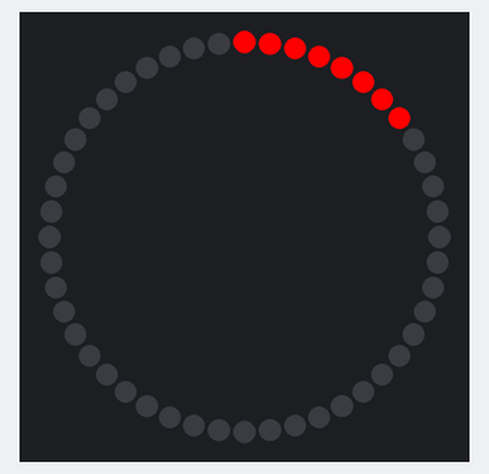
Bench run of a sketch on a simulated Arduino Uno, built with avr-gcc and run on an emulated ATmega328P. On the bench: 48 RGB LEDs in a ring, first at the top, clockwise. Colours are those a GRB WS2812 strip shows for the declared byte order.

Above: at 0.05 s.
At 11.41 s:
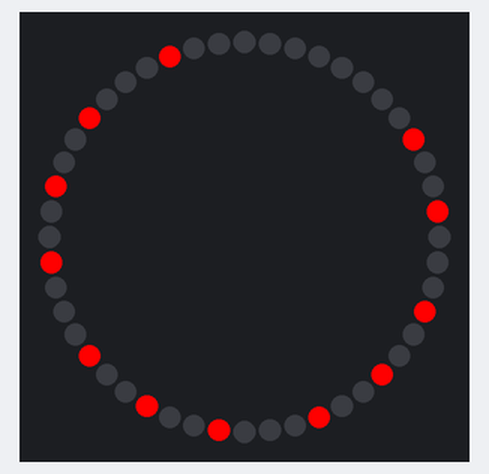
At 23.39 s:
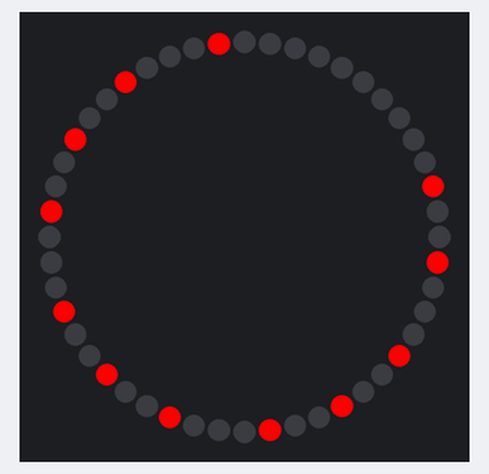
At 45.82 s:
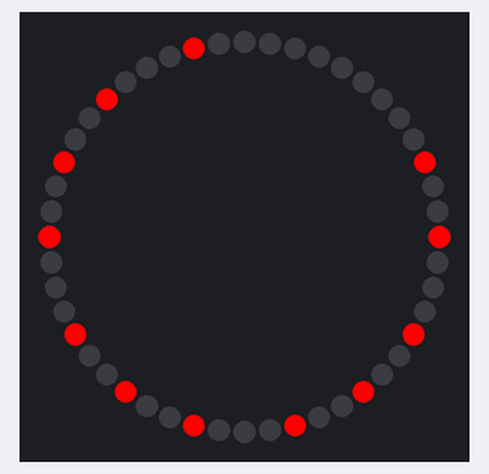
At 92.1 s:
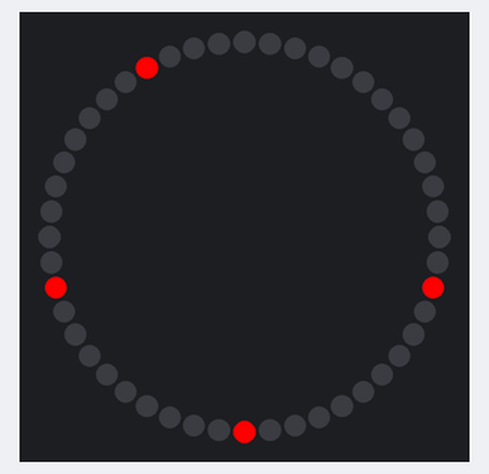

The sketch:

ring_led_zia.ino
```cpp
#include "FastLED.h" // library used for LEDs, as long as it's compatible with WS2812B leds it should work
#include <math.h>

//Setup LEDs
const int ledPin = 12; // digital pin number on the arduino
const int ledCount = 48; // number of LEDs
int speed = 100; //speed at which the LEDs blink in miliseconds
CRGB leds[ledCount];

//Arrays
const int ringCounts[5] = {8,12,12,12,4}; //how many leds in each ring
const int rings[5][12] = { {1,2,3,4,5,6,7,8, NULL, NULL, NULL, NULL},
                           {9,12,16,19,22,26,29,32,36,39,42,46},
                           {10,13,17,20,23,27,30,33,37,40,43,47},
                           {11,14,18,21,24,28,31,34,38,41,44,48},
                           {15,25,35,45, NULL, NULL, NULL, NULL, NULL, NULL, NULL, NULL} }; // setup for the led ring array

//Color definitions
CRGB color = CRGB(0,255,0); // Use (G,R,B) instead of (R,G,B), meaning this color is red
CRGB off = CRGB(0,0,0);

void setup() // loop used to turn on the leds all at once, if the for loop was in loop(), it would not instantly light up
{
  FastLED.addLeds<WS2812B, ledPin>(leds, ledCount); // sets up the leds so the program can use it.
  pinMode(ledPin,OUTPUT); // arduino pin setup
}

void loop()
{
  for (int j = 0; j < 5; j++) //ring loop
  {
    for (int k=0; k < ledCount; k++) // move this loop outside of the ring loop to have a different effect
    {
      leds[k] = off;
    }
    for (int i = 0; i < ringCounts[j]; i++) // loop that goes through every led within the current ring
      {
        leds[rings[j][i]-1] = color; // set the current LED being worked on to red
      }
    FastLED.show(); // show the current ring
    delay(speed);
  }
}
```
